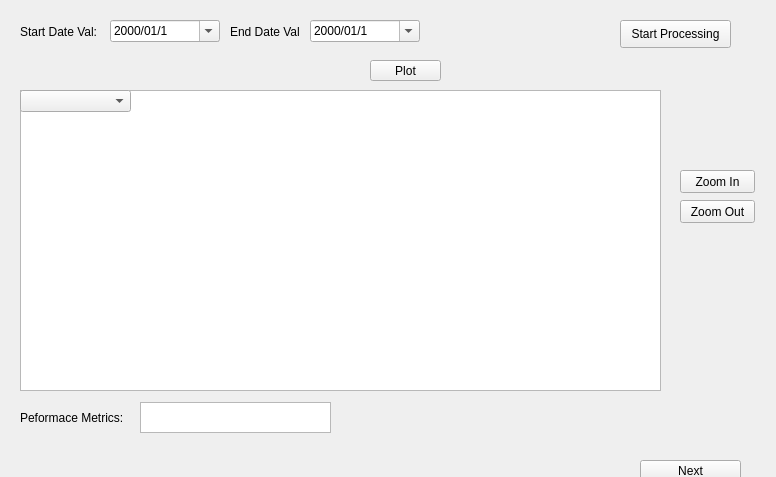
            <widget class="QWidget" name="Step3">
             <property name="geometry">
              <rect>
               <x>0</x>
               <y>0</y>
               <width>776</width>
               <height>477</height>
              </rect>
             </property>
             <attribute name="label">
              <string>Step 3 - Hydrological Validation</string>
             </attribute>
             <widget class="QDateEdit" name="end_date_val">
              <property name="geometry">
               <rect>
                <x>310</x>
                <y>20</y>
                <width>110</width>
                <height>22</height>
               </rect>
              </property>
              <property name="currentSection">
               <enum>QDateTimeEdit::YearSection</enum>
              </property>
              <property name="displayFormat">
               <string>yyyy/MM/d</string>
              </property>
              <property name="calendarPopup">
               <bool>true</bool>
              </property>
              <property name="timeSpec">
               <enum>Qt::LocalTime</enum>
              </property>
             </widget>
             <widget class="QPushButton" name="zoom_out_button_Val">
              <property name="geometry">
               <rect>
                <x>680</x>
                <y>200</y>
                <width>75</width>
                <height>23</height>
               </rect>
              </property>
              <property name="text">
               <string>Zoom Out</string>
              </property>
             </widget>
             <widget class="QGraphicsView" name="graphicsView_H_Val">
              <property name="geometry">
               <rect>
                <x>20</x>
                <y>90</y>
                <width>641</width>
                <height>301</height>
               </rect>
              </property>
             </widget>
             <widget class="QPushButton" name="zoom_in_button_Val">
              <property name="geometry">
               <rect>
                <x>680</x>
                <y>170</y>
                <width>75</width>
                <height>23</height>
               </rect>
              </property>
              <property name="text">
               <string>Zoom In</string>
              </property>
             </widget>
             <widget class="QDateEdit" name="start_date_val">
              <property name="geometry">
               <rect>
                <x>110</x>
                <y>20</y>
                <width>110</width>
                <height>22</height>
               </rect>
              </property>
              <property name="currentSection">
               <enum>QDateTimeEdit::YearSection</enum>
              </property>
              <property name="displayFormat">
               <string>yyyy/MM/d</string>
              </property>
              <property name="calendarPopup">
               <bool>true</bool>
              </property>
              <property name="timeSpec">
               <enum>Qt::LocalTime</enum>
              </property>
             </widget>
             <widget class="QLabel" name="label_23">
              <property name="geometry">
               <rect>
                <x>230</x>
                <y>24</y>
                <width>131</width>
                <height>16</height>
               </rect>
              </property>
              <property name="text">
               <string>&lt;html&gt;&lt;head/&gt;&lt;body&gt;&lt;p&gt;End Date Val&lt;/p&gt;&lt;/body&gt;&lt;/html&gt;</string>
              </property>
             </widget>
             <widget class="QPlainTextEdit" name="Peformance_H_val">
              <property name="geometry">
               <rect>
                <x>140</x>
                <y>402</y>
                <width>191</width>
                <height>31</height>
               </rect>
              </property>
             </widget>
             <widget class="QComboBox" name="comboBox_Val">
              <property name="geometry">
               <rect>
                <x>20</x>
                <y>90</y>
                <width>111</width>
                <height>22</height>
               </rect>
              </property>
             </widget>
             <widget class="QLabel" name="label_128">
              <property name="geometry">
               <rect>
                <x>20</x>
                <y>410</y>
                <width>181</width>
                <height>16</height>
               </rect>
              </property>
              <property name="text">
               <string>&lt;html&gt;&lt;head/&gt;&lt;body&gt;&lt;p&gt;&lt;span style=&quot; font-size:9pt;&quot;&gt;Peformace Metrics:&lt;/span&gt;&lt;/p&gt;&lt;/body&gt;&lt;/html&gt;</string>
              </property>
             </widget>
             <widget class="QLabel" name="label_24">
              <property name="geometry">
               <rect>
                <x>20</x>
                <y>24</y>
                <width>141</width>
                <height>16</height>
               </rect>
              </property>
              <property name="text">
               <string>&lt;html&gt;&lt;head/&gt;&lt;body&gt;&lt;p&gt;Start Date Val:&lt;/p&gt;&lt;/body&gt;&lt;/html&gt;</string>
              </property>
             </widget>
             <widget class="QPushButton" name="Run_process_Hydro_Val">
              <property name="geometry">
               <rect>
                <x>620</x>
                <y>20</y>
                <width>111</width>
                <height>28</height>
               </rect>
              </property>
              <property name="text">
               <string>Start Processing</string>
              </property>
             </widget>
             <widget class="QPushButton" name="Next_Step_6">
              <property name="geometry">
               <rect>
                <x>640</x>
                <y>460</y>
                <width>101</width>
                <height>21</height>
               </rect>
              </property>
              <property name="text">
               <string>Next</string>
              </property>
             </widget>
             <widget class="QPushButton" name="Plot_G_Val">
              <property name="geometry">
               <rect>
                <x>370</x>
                <y>60</y>
                <width>71</width>
                <height>21</height>
               </rect>
              </property>
              <property name="text">
               <string>Plot</string>
              </property>
             </widget>
            </widget>
